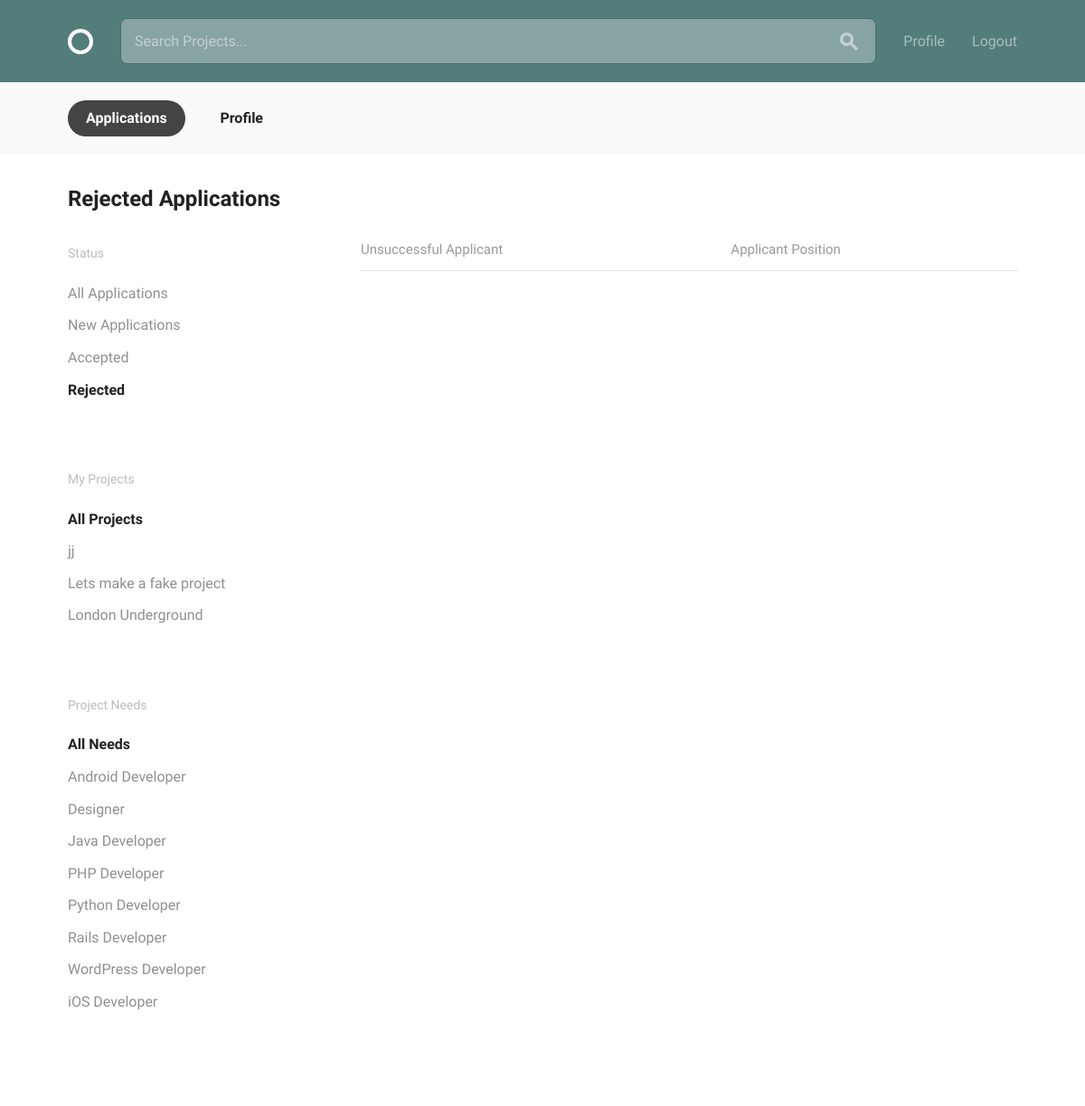
The page /account/reject/ (signed in) on the database as committed earlier.
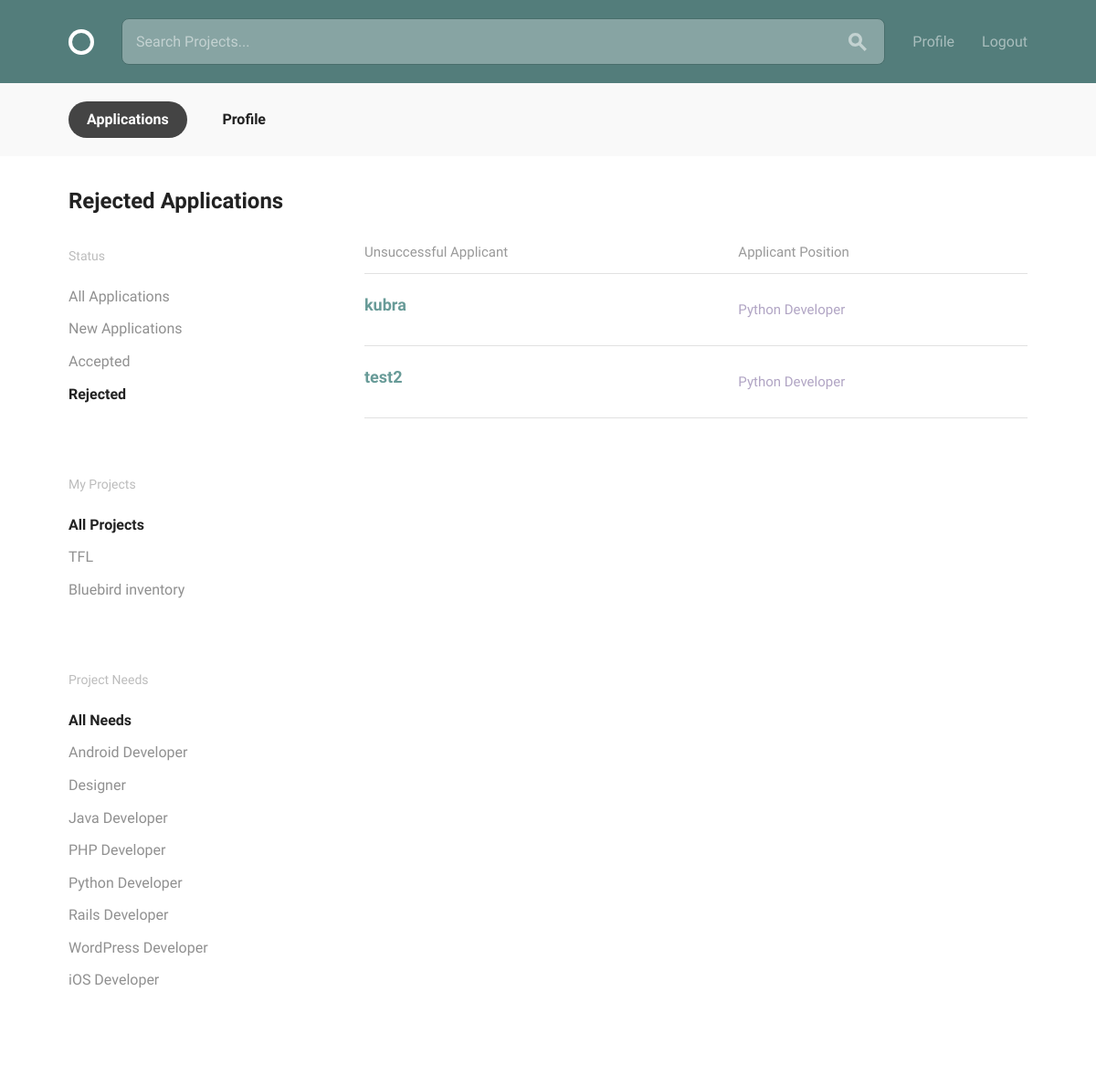
The same page on the database as committed later.
### account/models.py (models this page shows)
class Project(models.Model):
    title = models.CharField(max_length=255)
    description = models.CharField(max_length=255)
    related_skill = models.ManyToManyField(UserSkills, blank=True)
    user = models.ForeignKey(User, on_delete=models.CASCADE, blank=True, default=None)
    position = models.ManyToManyField(PositionModel, blank=True, default=None)
    project_timeline = models.CharField(max_length=100, blank=True)
    def __str__(self):
        return self.title

class Applications(models.Model):
    user = models.ForeignKey(User, on_delete=models.CASCADE, blank=True, default=None)
    project = models.ForeignKey(Project, on_delete=models.CASCADE, blank=True, default=None)
    accept_reject = models.CharField(max_length=10, blank=True)

class PositionModel(models.Model):
    title = models.CharField(max_length=255)
    description = models.CharField(max_length=255)
    def __str__(self):
        return self.title

### account/views.py (the view)
# urls.py: path('reject/', views.rejected_applications, name='reject'),
def rejected_applications(request):
    applications = Applications.objects.all().filter(project__user=request.user, accept_reject="reject")
    projects = Project.objects.all().filter(user=request.user)
    return render(request, 'account/reject.html', {'application': applications, 'projects': projects})

### account/templates/account/reject.html (shortened to what this page needs)
{% extends 'base.html' %}
{% load staticfiles %}
{% block body %}
    <div class="circle--actions--bar">
        <nav class="bounds">
            <ul class="circle--pill--list">
                <li><a class="selected" href="{% url 'account:applications' %}">Applications</a></li>
                <li><a href="{% url 'account:profile' %}">Profile</a></li>
            </ul>
        </nav>
    </div>
    <div class="bounds circle--page">
        <div class="circle--page--header grid-100">
            <h2> Rejected Applications</h2>
        </div>
        <div class="grid-25">
            <div class="circle--filter circle--secondary--module">
                <h4>Status</h4>
                <ul class="circle--filter--list">
                    <li><a href="{% url 'account:applications' %}" >All Applications</a></li>
                    <li><a>New Applications</a></li>
                    <li><a href="{% url 'account:accept' %}">Accepted</a></li>
                    <li><a class="selected" href="{% url 'account:reject' %}">Rejected</a></li>
                </ul>
            </div>
            <div class="circle--filter circle--secondary--module">
                <h4>My Projects</h4>
                <ul class="circle--filter--list">
                    <li><a class="selected">All Projects</a></li>
                    {% for project in projects %}
                    <li><a href="{% url 'account:applications2' pk=project.id%}">{{ project }}</a></li>
                    {% endfor %}
                </ul>
            </div>
            <div class="circle--filter circle--secondary--module">
                <h4>Project Needs</h4>
                <ul class="circle--filter--list">
                    <li><a class="selected">All Needs</a></li>
                    <li><a>Android Developer</a></li>
                    <li><a>Designer</a></li>
                    <li><a>Java Developer</a></li>
                    <li><a>PHP Developer</a></li>
                    <li><a>Python Developer</a></li>
                    <li><a>Rails Developer</a></li>
                    <li><a>WordPress Developer</a></li>
                    <li><a>iOS Developer</a></li>
                </ul>
            </div>
        </div>
        <div class="grid-70 grid-push-5">
            <table class="u-full-width circle--table">
                <thead>
                <tr>
                    <th>Unsuccessful Applicant</th>
                    <th class="circle--cell--right">Applicant Position</th>
                </tr>
                </thead>
                {% for app in application %}
                    <tbody>
                    <tr class="clickable-row" data-href="{% url 'account:otherprofile' pk=app.user.id %}">
                        <td>
                            <h3>{{ app.user }}</h3>
                        </td>
                        <td class="circle--cell--right">
                            <span class="secondary-label">{{ app.project.position.all.first }}</span>
                        </td>
                    </tr>
                    </tbody>
                {% endfor %}
            </table>
        </div>
    </div>
{% endblock %}

Rows that differ between the two databases and show on the page:
removed Project: title "jj"
removed Project: title "Lets make a fake project"
removed Project: title "London Underground"
added Project: title "TFL"
added Project: title "Bluebird inventory"
now on this page (row unchanged): Applications: user "kubra", project.position.all.first "Python Developer"
now on this page (row unchanged): Applications: user "test2", project.position.all.first "Python Developer"
